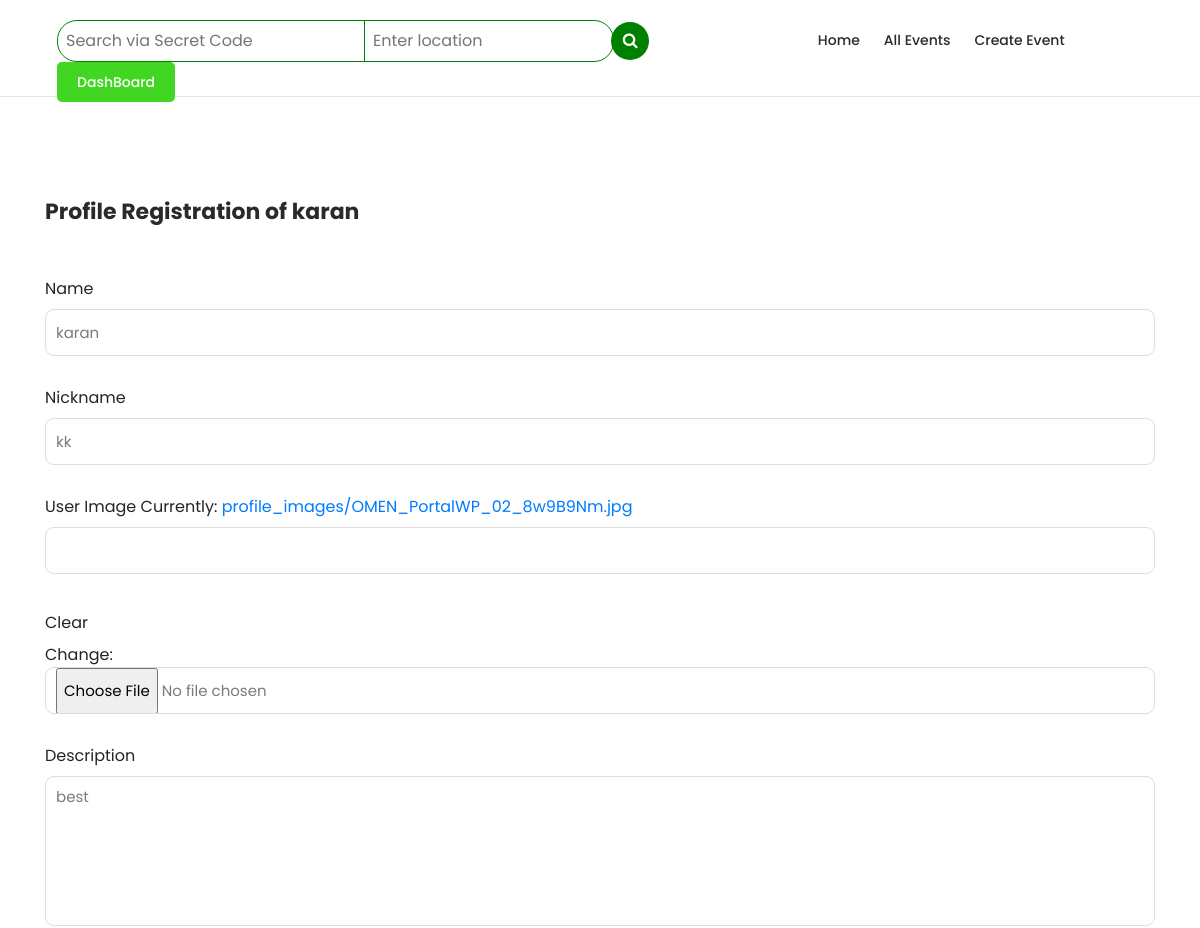
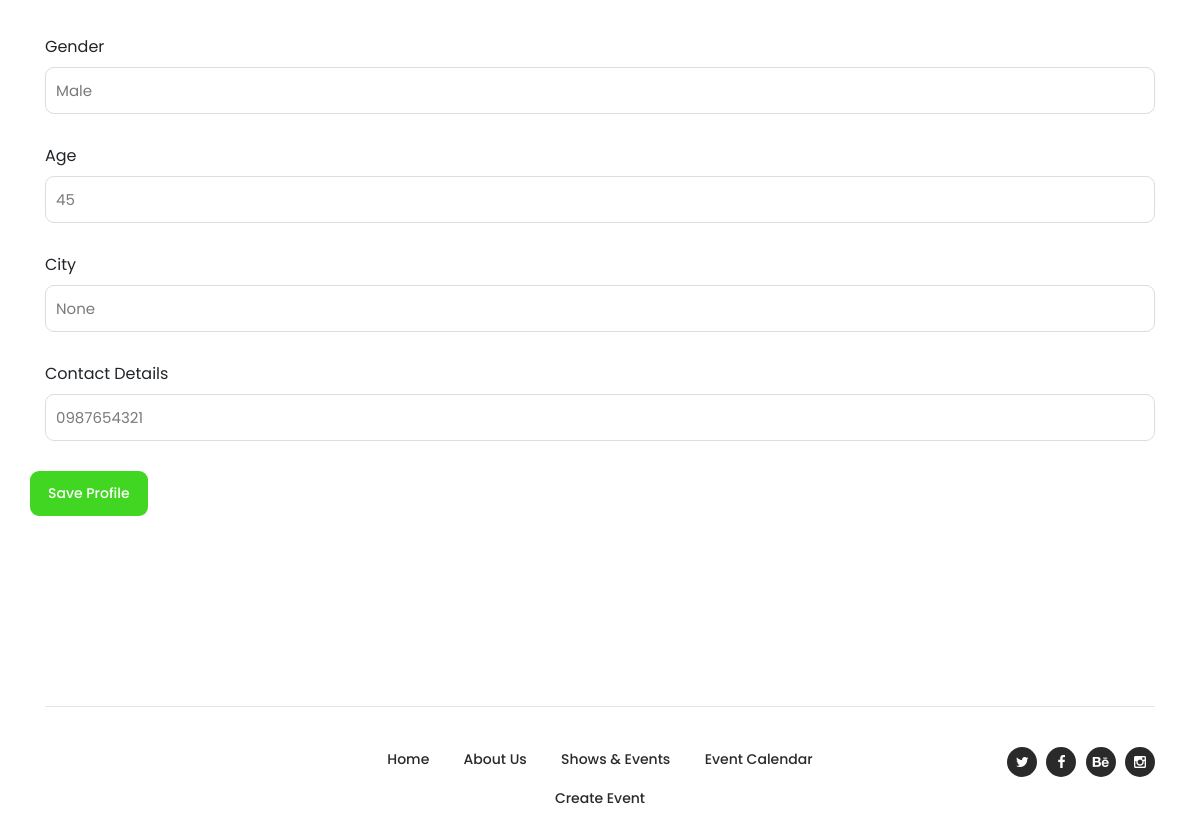
The page /profile/register/ (signed in) on the database its author committed (2 pictures, top to bottom).
### EMS/models.py (models this page shows, shortened)
class Profile(models.Model):
    user = models.ForeignKey(User, on_delete=models.CASCADE, related_name='profiles')  # ForeignKey relationship
    name = models.CharField(max_length=100)
    nickname = models.CharField(max_length=50, blank=True)
    user_image = models.ImageField(upload_to='profile_images/', blank=True, null=True)
    description = models.TextField(blank=True)
    gender_choices = [
        ('male', 'Male'),
        ('female', 'Female'),
        ('other', 'Other'),
    ]
    gender = models.CharField(max_length=10, choices=gender_choices, blank=True)
    age = models.IntegerField(blank=True, null=True)
    city = models.CharField(max_length=100, blank=True)
    contact_details = models.CharField(max_length=200, blank=True)

### EMS/views.py (the view)
# urls.py: path('profile/register/', views.profile_register, name='profile_register'),
@login_required
def profile_register(request):
    profile, created = Profile.objects.get_or_create(user=request.user)
    if request.method == 'POST':
        form = ProfileForm(request.POST, request.FILES, instance=profile)
        if form.is_valid():
            profile = form.save(commit=False)
            profile.user = request.user  # Ensure the profile is linked to the logged-in user
            profile.save()
            return redirect('profile_detail')  # After saving, redirect to profile details page
    else:
        form = ProfileForm(instance=profile)  # Pre-populate the form with the user's existing profile data (if any)
    return render(request, 'events/profile_register.html', {'form': form})

### EMS/forms.py
class ProfileForm(forms.ModelForm):
    class Meta:
        model = Profile
        fields = ['name', 'nickname', 'user_image', 'description', 'gender', 'age', 'city', 'contact_details']
    def __init__(self, *args, **kwargs):
        self.instance = kwargs.get('instance', None)
        super(ProfileForm, self).__init__(*args, **kwargs)
        if self.instance and self.instance.pk:
            print("helllo")
            print(self.fields['name'].initial)
            self.fields['name'].initial = "hello"
            print(self.fields['name'].initial)
            self.fields['name'].widget.attrs.update({
                'placeholder': 'Leave empty to keep the current image'
            })

### EMS/templates/events/profile_register.html (shortened to what this page needs)
{% extends 'base/base.html' %}
{% load static %}
{% load custom_filters %}
{% block content %}
<div class="rent-venue-application">
    <div class="container">
        <div class="row">
            <div class="col-lg-12">
                <div class="heading-text">
                    <h4>Profile Registration of {{user}}</h4>
                </div>
            </div>
            <div class="contact-form">
                <form class="col-lg-12"method="POST" enctype="multipart/form-data">
                    <div class="row">
                    <div class="col-md-12 col-sm-12">
                        <fieldset>
                            <label for="{{ form.name.id_for_label }}"> Name </label>
                            {{ form.name }}
                        </fieldset>
                    </div>
                    <div class="col-md-12 col-sm-12">
                        <fieldset>
                            <label for="{{ form.nickname.id_for_label }}"> Nickname </label>
                            {{ form.nickname }}
                        </fieldset>
                    </div>
                    <div class="col-md-12 col-sm-12">
                        <fieldset>
                            <label for="{{ form.user_image.id_for_label }}"> User Image </label>
                            {{ form.user_image }}
                        </fieldset>
                    </div>
                    <div class="col-md-12 col-sm-12">
                        <fieldset>
                            <label for="{{ form.description.id_for_label }}"> Description </label>
                            {{ form.description }}
                        </fieldset>
                    </div>
                    <div class="col-md-12 col-sm-12">
                        <fieldset>
                            <label for="{{ form.gender.id_for_label }}"> Gender </label>
                            {{ form.gender }}
                        </fieldset>
                    </div>
                    <div class="col-md-12 col-sm-12">
                        <fieldset>
                            <label for="{{ form.age.id_for_label }}"> Age </label>
                            {{ form.age }}
                        </fieldset>
                    </div>
                    <div class="col-md-12 col-sm-12">
                        <fieldset>
                            <label for="{{ form.city.id_for_label }}"> City </label>
                            {{ form.city }}
                        </fieldset>
                    </div>
                    <div class="col-md-12 col-sm-12">
                        <fieldset>
                            <label for="{{ form.contact_details.id_for_label }}"> Contact Details </label>
                            {{ form.contact_details }}
                        </fieldset>
                    </div>
                    <button type="submit" class="main-dark-button">Save Profile</button>
                </div>
                </form>
            </div>
        </div>
    </div>
</div>
{% endblock %}

### EMS/static/EMS/css/tooplate-artxibition.css (style rules this page uses)
html, body, div, span, applet, object, iframe, h1, h2, h3, h4, h5, h6, p, blockquote, div pre, a, abbr, acronym, address, big, cite, code, del, dfn, em, font, img, ins, kbd, q, s, samp, small, strike, strong, sub, sup, tt, var, b, u, i, center, dl, dt, dd, ol, ul, li, figure, header, nav, section, article, aside, footer, figcaption { margin: 0; padding: 0; border: 0; outline: 0; }
* { box-sizing: border-box; }
html, body { font-family: 'Poppins', sans-serif; font-weight: 400; background-color: #fff; font-size: 16px; -ms-text-size-adjust: 100%; -webkit-font-smoothing: antialiased; -moz-osx-font-smoothing: grayscale; }
a { text-decoration: none !important; }
h1, h2, h3, h4, h5, h6 { margin-top: 0px; margin-bottom: 0px; }
h4 { line-height: 30px; }
html, body { background: #fff; font-family: 'Poppins', sans-serif; }
.rent-venue-application { margin: 100px 0px; }
.rent-venue-application .heading-text h4 { font-size: 22px; font-weight: 700; color: #2a2a2a; margin-bottom: 50px; }
.rent-venue-application .contact-form input, .rent-venue-application .contact-form textarea, .rent-venue-application .contact-form select { color: #7a7a7a; font-size: 15px; border: 1px solid #ddd; background-color: #fff; width: 100%; height: 47px; outline: none; line-height: 40px; padding: 0px 10px; -webkit-appearance: none; -moz-appearance: none; appearance: none; margin-bottom: 30px; border-radius: 9px }
.rent-venue-application .contact-form textarea { height: 150px; resize: none; }
.rent-venue-application .contact-form ::placeholder { color: #7a7a7a; }
.rent-venue-application form .main-dark-button { display: inline-block; font-size: 14px; padding: 12px 18px; background-color: #40d621; color: #fff; text-align: center; font-weight: 500; text-transform: capitalize; transition: all .3s; border: none; outline: none; border-radius: 9px }

### rows shown on the page
Profile: name "karan", nickname "kk", description "best", gender "Male", age "45", city "None", contact_details "0987654321"

### other values the page prints
{{ user }} "karan"
